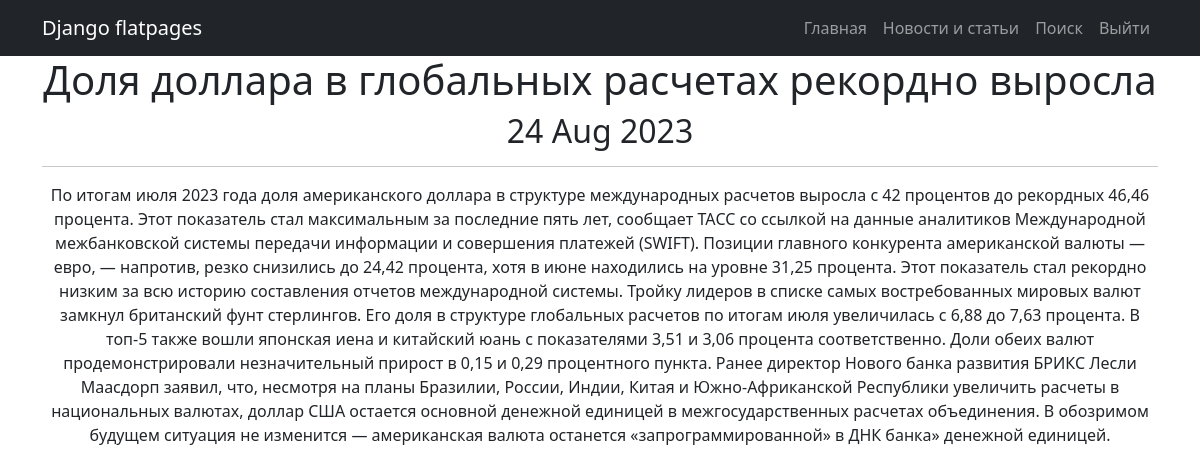
The app's page /posts/30 (signed in) with its own data.
### news/models.py (models this page shows, shortened)
class Post(models.Model):
    news = 'NW'
    article = 'AR'
    CHAPTER = [
        (news, 'Новость'),
        (article, 'Статья')
    ]
    post_type = models.CharField(max_length=2, choices=CHAPTER, default=news)
    post_time = models.DateTimeField(auto_now_add=True)
    headline = models.CharField(max_length=255)
    article_text = models.TextField()
    rating = models.IntegerField(default=0)
    post_author = models.ForeignKey(Author, on_delete=models.CASCADE)
    post_category = models.ManyToManyField(Category, through='PostCategory')

### news/views.py (the view)
# urls.py: path('<int:pk>', cache_page(300)(PostDetail.as_view()), name='post_detail'),
class PostDetail(LoginRequiredMixin, DetailView):
    template_name = 'post.html'
    queryset = Post.objects.all()
    def get_object(self, *args, **kwargs):
        obj = cache.get(f'post-{self.kwargs["pk"]}', None)
        if not obj:
            obj = super().get_object(queryset=self.queryset)
            cache.set(f'post-{self.kwargs["pk"]}', obj)
        return obj

### templates/post.html (shortened to what this page needs)
{% extends 'flatpages/default.html' %}
{% block content %}
<h1>{{ post.headline }}</h1>
<h2>{{ post.post_time|date:'d M Y' }}</h2>
<hr>
<p>{{ post.article_text }}</p>
{% endblock content %}

### records on screen
Post: headline "Доля доллара в глобальных расчетах рекордно выросла", post_time "24 Aug 2023", article_text "По итогам июля 2023 года доля американского доллара в структуре международных расчетов выросла с 42 процентов до рекордных 46,46 процента. Этот показатель стал максимальным за последние пять лет, сообщает ТАСС со ссылкой на данные аналитиков Международной межбанковской системы передачи информации и совершения платежей (SWIFT). Позиции главного конкурента американской валюты — евро, — напротив, резко снизились до 24,42 процента, хотя в июне находились на уровне 31,25 процента. Этот показатель стал рекордно низким за всю историю составления отчетов международной системы. Тройку лидеров в списке самых востребованных мировых валют замкнул британский фунт стерлингов. Его доля в структуре…"
